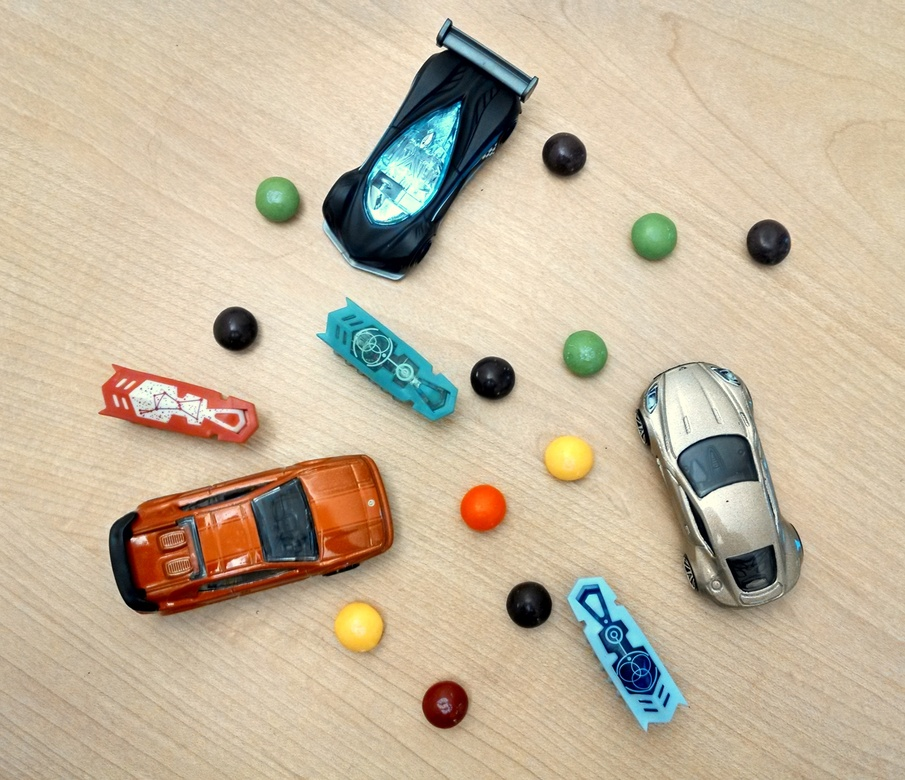
%> input picture 3_Image Segmentation/Toys_Candy.jpg, 905 x 780 px, shrunk from 2809 x 2421 before the run
$ octave Thresholding.m   (GNU Octave 9; MATLAB toolbox functions it lacks are replaced by stand-ins)
%> lines starting %> are read from the running program, lines starting %| are printed output that depends on the picture; in (x1, y1, x2, y2) boxes, pixels count from 0 and x2, y2 are one past the last pixel; in counts of white or black regions, pixels touching at a corner belong together; the program's own positions count from 1
%% Read in image
I = imread('Toys_Candy.jpg');
%> I is the input picture: size 780x905x3 uint8; mean R, G, B 197.6, 182.6, 158.1
imshow(I);
%%  Convert to grayscale image
Igray = rgb2gray(I);
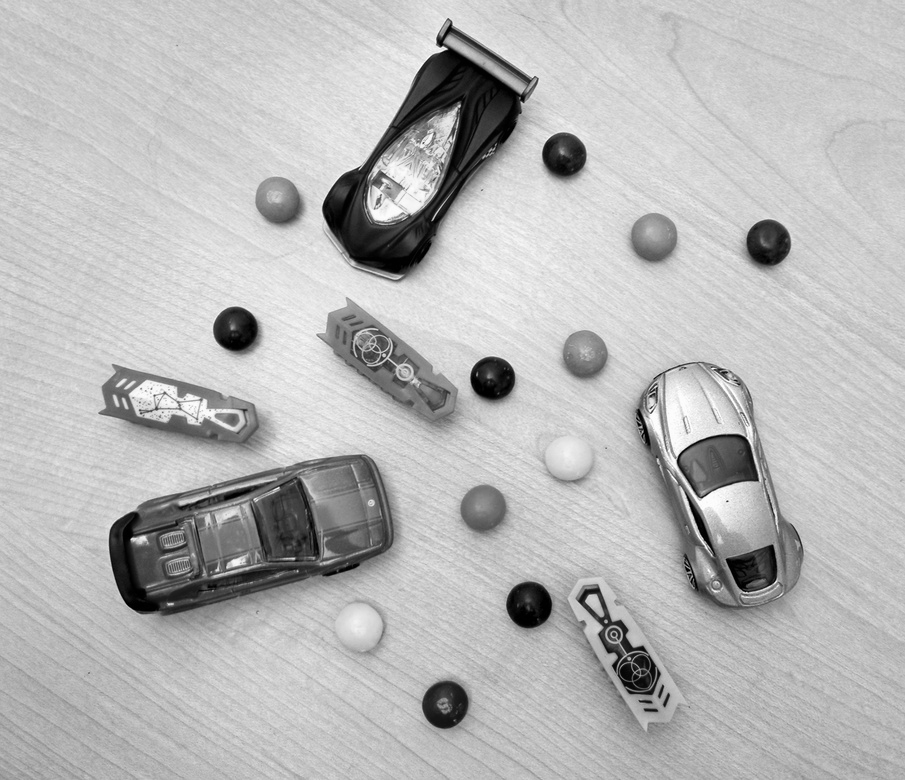
%> Igray: size 780x905 uint8; min 0, max 254, mean 184.3
imshow(Igray);

%% problem
imshow(edge(im2bw(Igray,0.6)));
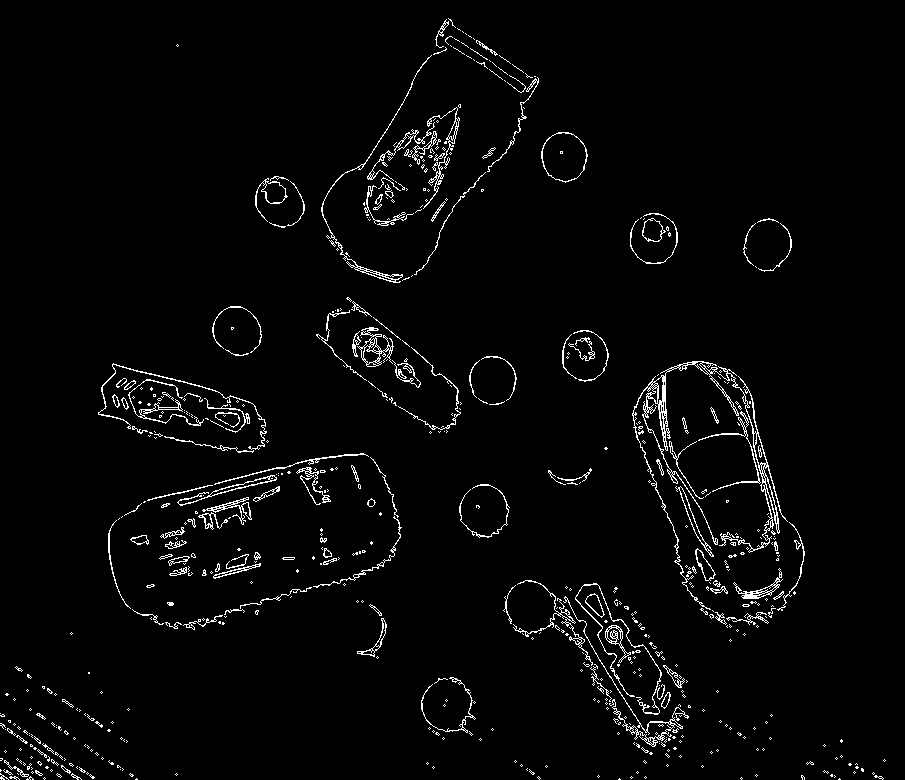
%> displayed picture: size 780x905 logical; 2.8% white in thin lines or dots

%%
Ithresh = im2bw(Igray,.6);
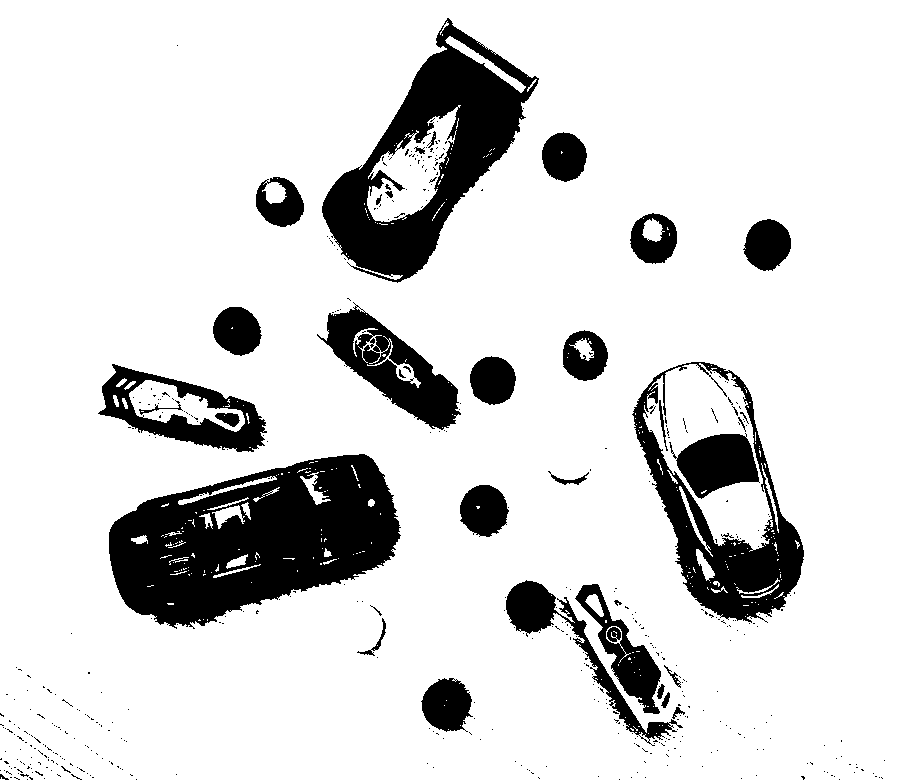
%> Ithresh: size 780x905 logical; 84.9% white; 491 black regions (452 under 20 px), largest, box (x1, y1, x2, y2) and area: (109, 454, 401, 629) 31838, (322, 18, 539, 283) 20948, (632, 362, 804, 623) 12527
imshowpair(I, Ithresh, 'montage');
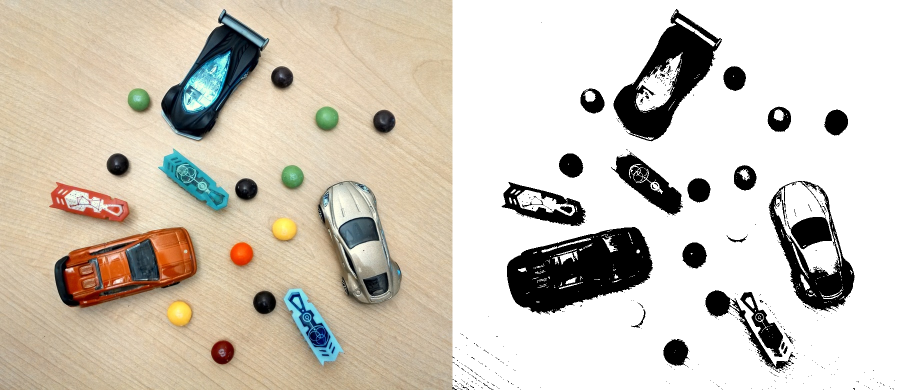
%> displayed picture: size 780x1810x3, on the screen's scale of 0 to 255 (shown at 1/2 size); mean R, G, B 207, 199.5, 187.3
